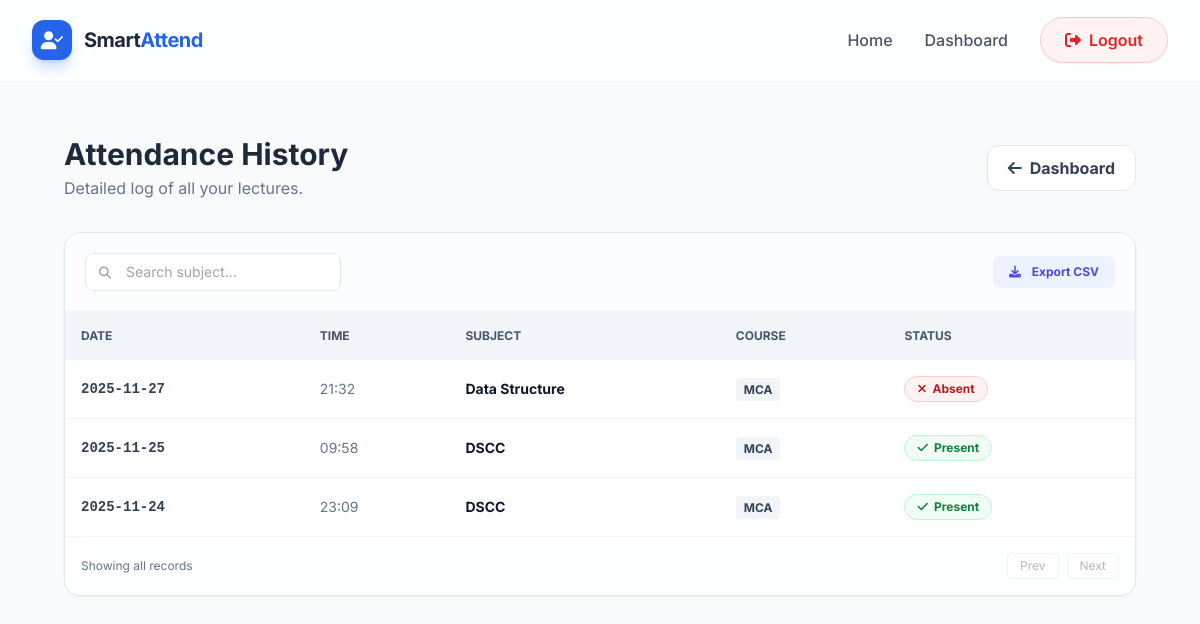
/student_attendance_history (signed in), run on the app's committed database.
### models.py (models this page shows)
class Attendance(db.Model):
    id = db.Column(db.Integer, primary_key=True)
    roll_no = db.Column(db.String(50), db.ForeignKey('student.roll_no'), nullable=False)
    name = db.Column(db.String(100), nullable=False)
    course = db.Column(db.String(50), nullable=False)
    subject = db.Column(db.String(100), nullable=False)
    date = db.Column(db.String(20), nullable=False)
    time = db.Column(db.String(20), nullable=False)
    status = db.Column(db.String(20), default='Present')

### app.py (the view)
@app.route("/student_attendance_history")
@login_required
def student_attendance_history():
    if current_user.role != 'student': return redirect(url_for('login'))
    student = Student.query.filter_by(email=current_user.email).first()
    records = Attendance.query.filter_by(roll_no=student.roll_no).order_by(Attendance.date.desc(), Attendance.time.desc()).all()
    return render_template("student_attendance_history.html", records=records, student=student)

### app.py (called while the page is built)
@login_manager.user_loader
def load_user(user_id): return User.query.get(int(user_id))

### templates/student_attendance_history.html
{% extends "base.html" %}
{% block content %}
<div class="min-h-screen py-10 px-4 sm:px-6 lg:px-8 bg-slate-50">
    <div class="max-w-6xl mx-auto">
        <div class="flex items-center justify-between mb-8">
            <div>
                <h1 class="text-3xl font-bold text-slate-800">Attendance History</h1>
                <p class="text-slate-500 mt-1">Detailed log of all your lectures.</p>
            </div>
            <a href="/student_dashboard" class="px-5 py-2.5 bg-white border border-slate-200 text-slate-700 font-bold rounded-xl hover:bg-slate-50 transition-colors flex items-center gap-2">
                <i class="fa-solid fa-arrow-left"></i> Dashboard
            </a>
        </div>
        <div class="bg-white rounded-2xl shadow-sm border border-slate-200 overflow-hidden">
            <div class="p-5 border-b border-slate-100 flex justify-between items-center bg-slate-50/50">
                <div class="relative">
                    <input type="text" placeholder="Search subject..." class="pl-10 pr-4 py-2 rounded-lg border border-slate-200 text-sm focus:outline-none focus:border-indigo-500 w-64">
                    <i class="fa-solid fa-search absolute left-3.5 top-3 text-slate-400 text-xs"></i>
                </div>
                <button class="px-4 py-2 bg-indigo-50 text-indigo-600 font-bold text-xs rounded-lg hover:bg-indigo-100 transition-colors">
                    <i class="fa-solid fa-download mr-2"></i> Export CSV
                </button>
            </div>
            <div class="overflow-x-auto">
                <table class="w-full text-left text-sm">
                    <thead class="bg-slate-100 text-slate-600 font-bold uppercase text-xs">
                        <tr>
                            <th class="p-4">Date</th>
                            <th class="p-4">Time</th>
                            <th class="p-4">Subject</th>
                            <th class="p-4">Course</th>
                            <th class="p-4">Status</th>
                        </tr>
                    </thead>
                    <tbody class="divide-y divide-slate-100 text-slate-700">
                        {% for record in records %}
                        <tr class="hover:bg-slate-50 transition-colors">
                            <td class="p-4 font-mono font-bold">{{ record.date }}</td>
                            <td class="p-4 text-slate-500">{{ record.time }}</td>
                            <td class="p-4 font-bold text-slate-900">{{ record.subject }}</td>
                            <td class="p-4"><span class="bg-slate-100 px-2 py-1 rounded text-xs font-bold">{{ record.course }}</span></td>
                            <td class="p-4">
                                {% if record.status == 'Present' %}
                                    <span class="inline-flex items-center gap-1.5 bg-green-50 text-green-700 px-3 py-1 rounded-full text-xs font-bold border border-green-200">
                                        <i class="fa-solid fa-check"></i> Present
                                    </span>
                                {% elif record.status == 'Late' %}
                                    <span class="inline-flex items-center gap-1.5 bg-yellow-50 text-yellow-700 px-3 py-1 rounded-full text-xs font-bold border border-yellow-200">
                                        <i class="fa-regular fa-clock"></i> Late
                                    </span>
                                {% else %}
                                    <span class="inline-flex items-center gap-1.5 bg-red-50 text-red-700 px-3 py-1 rounded-full text-xs font-bold border border-red-200">
                                        <i class="fa-solid fa-xmark"></i> Absent
                                    </span>
                                {% endif %}
                            </td>
                        </tr>
                        {% endfor %}
                    </tbody>
                </table>
            </div>
            <div class="p-4 border-t border-slate-100 flex justify-between items-center bg-slate-50/30 text-xs text-slate-500">
                <p>Showing all records</p>
                <div class="flex gap-2">
                    <button disabled class="px-3 py-1 bg-white border border-slate-200 rounded opacity-50">Prev</button>
                    <button disabled class="px-3 py-1 bg-white border border-slate-200 rounded opacity-50">Next</button>
                </div>
            </div>
        </div>
    </div>
</div>
{% endblock %}

### templates/base.html (style rules this page uses)
body { font-family: 'Inter', sans-serif; background-color: #f8fafc; }

### data on the page
Attendance: date "2025-11-27", time "21:32", subject "Data Structure", course "MCA", status "Absent" (drawn)
Attendance: date "2025-11-25", time "09:58", subject "DSCC", course "MCA", status "Present" (drawn)
Attendance: date "2025-11-24", time "23:09", subject "DSCC", course "MCA", status "Present" (drawn)
